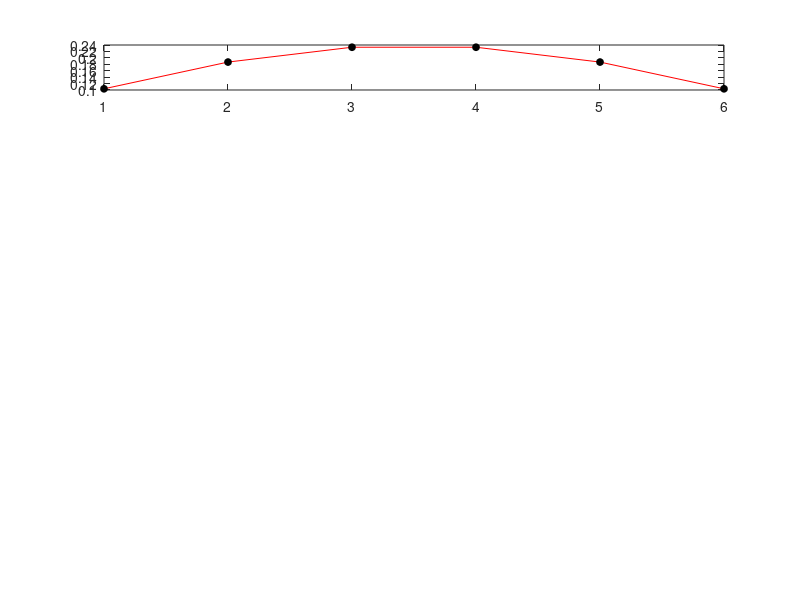

MATLAB code to generate this figure: (Note: this script raises an error after producing the figure.)
%% Initializing code
clear;clc;close all;

%% Defining System Parameters
% mass, tension, length, alpha and beta
m = 5;
T = 15;
L = 0.1;
k = 10;

% For proportional damping
alpha = 0.010;
beta = 0.050;

L1 = L;
L2 = L;
L3 = L;
L4 = L;
L5 = L;
L6 = L;
L7 = L;

m1 = m;
m2 = m;
m3 = m;
m4 = m;
m5 = m;
m6 = m;

k1 = k;
k2 = k;
k3 = k;
k4 = k;
k5 = k;
k6 = k;

%% Defining Mass, Stiffness, Damping Matrix
M = [m1, 0, 0, 0, 0, 0; 0, m2, 0, 0, 0, 0; 0, 0, m3, 0, 0, 0; 0, 0,...
   0, m4, 0, 0; 0, 0, 0, 0, m5, 0; 0, 0, 0, 0, 0, m6];

K = [k1 + T/L1 + T/L2, -(T/L2), 0, 0, 0, 0; -(T/L2),...
  k2 + T/L2 + T/L3, -(T/L3), 0, 0, 0; 0, -(T/L3),...
  k3 + T/L3 + T/L4, -(T/L4), 0, 0; 0, 0, -(T/L4),...
  k4 + T/L4 + T/L5, -(T/L5), 0; 0, 0, 0, -(T/L5),...
  k5 + T/L5 + T/L6, -(T/L6); 0, 0, 0, 0, -(T/L6), k6 + T/L6 + T/L7];

C = alpha*M + beta*K;

%% Eigen Analysis

[Evec, Eval] = eig(K,M);
%Sorting required
[~,index] = sort(diag(Eval));

%% Results of Eigen Analysis:
% lambda, U(mass normalized eigen vector)
lambda = diag(Eval(index,index));
U = Evec(:,index);

%% Mode Shapes
dof = 6;
masscnt = linspace(1,dof,dof);

figure('Name','Mode Shape','NumberTitle','off')
for i=1:dof
    subplot(dof,1,i)
    plot(masscnt,U(:,i)','-or','MarkerFaceColor','k','MarkerEdgeColor','k','MarkerSize',5);
    yline(0,'-.k','LineWidth',1.5);
    yticks(-2:0.5:2)
    xlabel('x');
    ylabel('H');
    grid on;
end

%% Data required
% Natural frequencies from sqrt(lambda):
wn = sqrt(lambda);

% Zeta by considering proportional Damping:
zeta = diag(U'*C*U)./wn/2;

% Damped frequency:
wd = sqrt(1-zeta.^2).*wn;

%% Conditions and Forces
Q0 = [0;0;0];   % No forces
w = 0;
x0=[10,10,10,10,10,10];
v0=[0,0,0,0,0,0];
t = 0:0.01:5;

%% Free Vibration

for i=1:dof
    xt(i,:) = exp(-zeta(i)*wn(i)*t).*(x0(i)*cos(wd(i)*t)+...
        (v0(i)+zeta(i)*wn(i)*x0(i))/wd(i)*sin(wd(i)*t));
    
    figure(2)
    plot(t,xt(i,:));hold on;

end
figure (2)
title('Free Frequency Response for individual mass')
legend('Mass 1','Mass 2','Mass 3','Mass 4','Mass 5','Mass 6')
grid on;

xt = U(:,1)*xt(1,:) + U(:,2)*xt(2,:) + U(:,3)*xt(3,:) +...
    U(:,4)*xt(4,:) + U(:,5)*xt(5,:) + U(:,6)*xt(6,:);
    
figure('Name','Free Frequency combined Response','NumberTitle','off')
plot(t,xt)
title('Free Frequency combined Response')
legend('Mass 1','Mass 2','Mass 3','Mass 4','Mass 5','Mass 6')
grid on;

